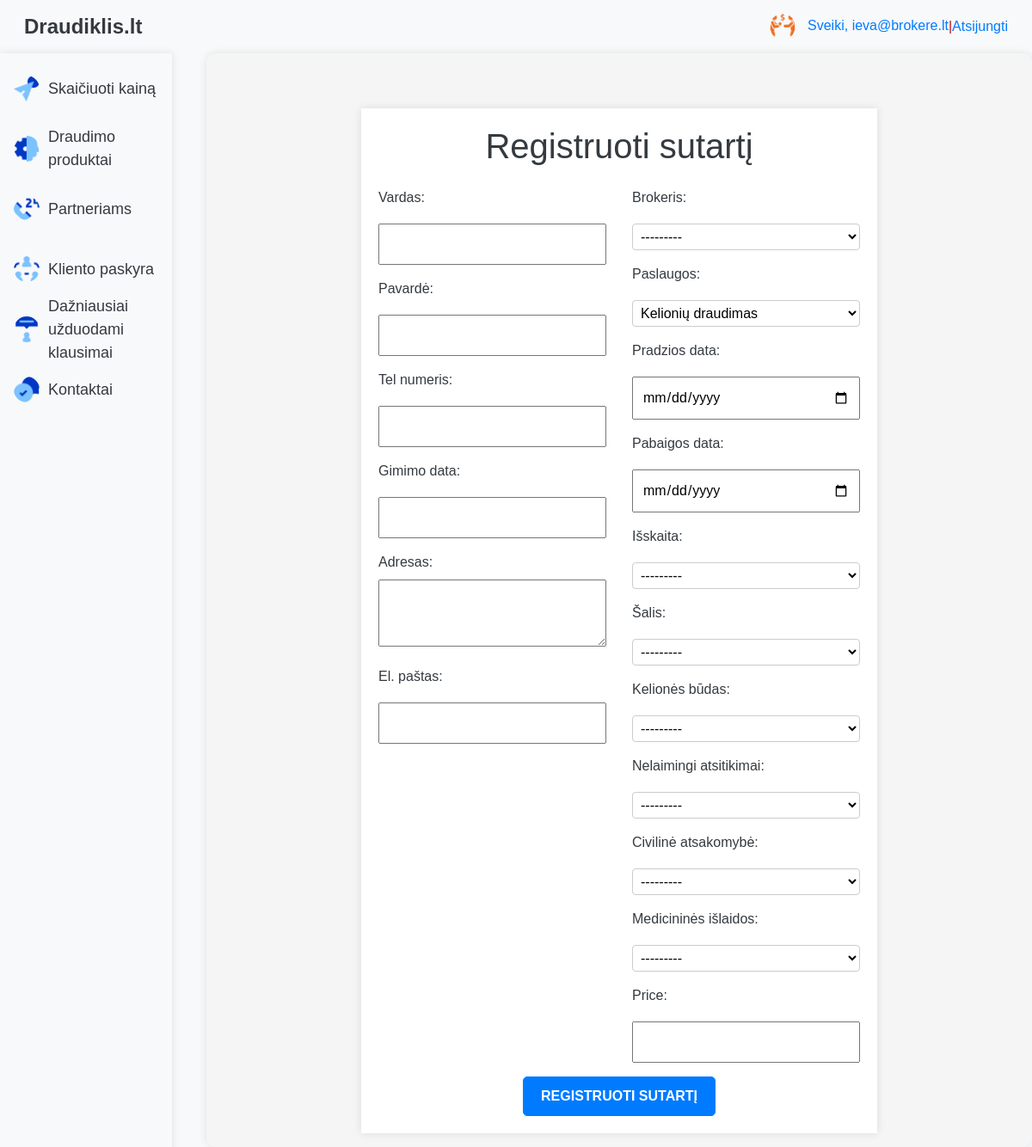
Before: /app/register_policy/ (signed in) with the older database file.
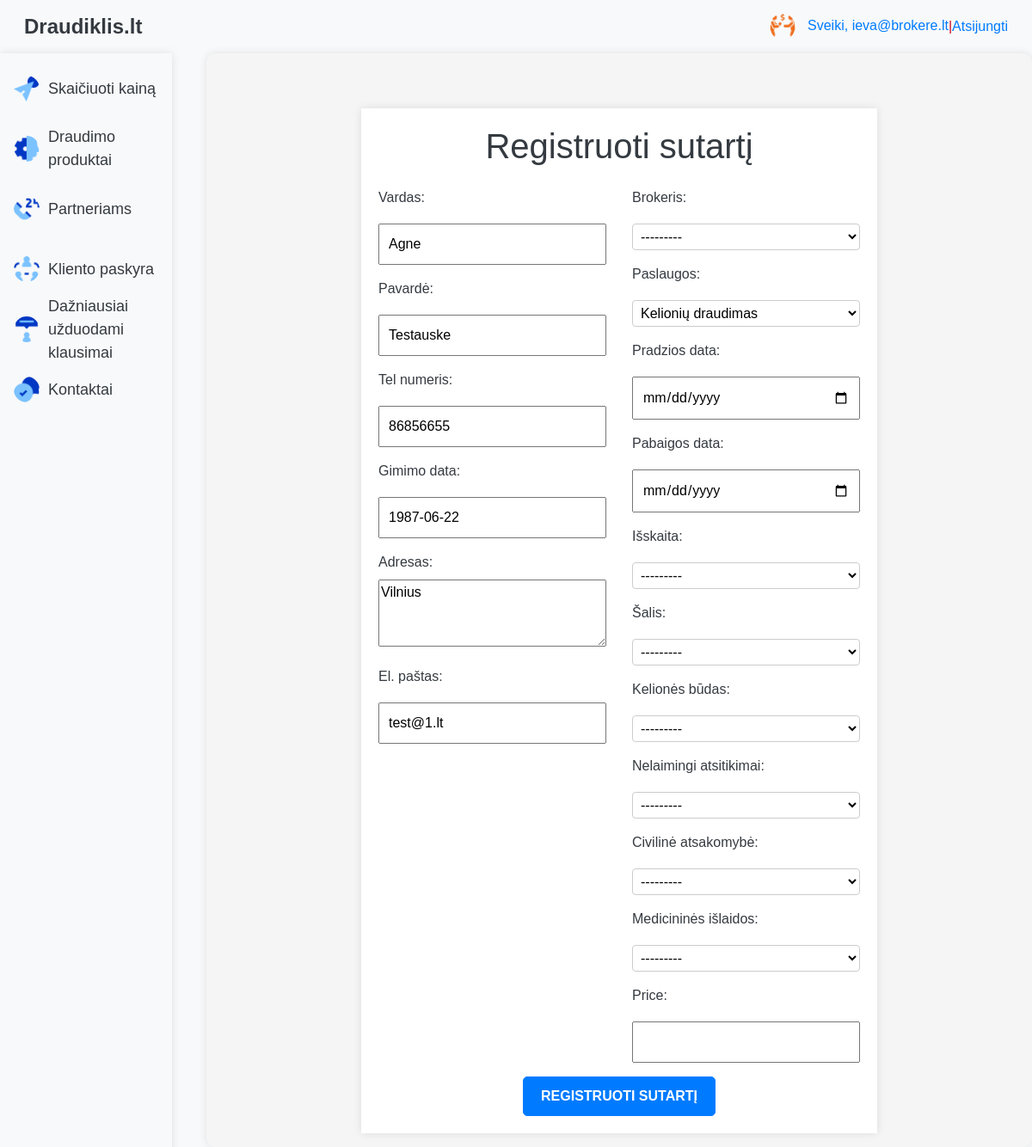
After: the same page with the newer database file.
### app/models.py (models this page shows, shortened)
class Klientai(models.Model):
    user = models.OneToOneField(User, on_delete=models.CASCADE)
    vardas = models.CharField(max_length=100)
    pavarde = models.CharField(max_length=100)
    tel_numeris = models.CharField(max_length=15)
    gimimo_data = models.DateField(null=True)
    adresas = models.TextField()
    el_pastas = models.EmailField()

### app/views.py (the view, shortened to what this page needs)
# urls.py: path('register_policy/', views.register_policy, name='register_policy'),
@login_required
def register_policy(request):
    klientai = get_object_or_404(Klientai, user=request.user)
    if request.method == 'POST':
        klientai_form = KlientaiForm(request.POST, instance=klientai)
        polisai_form = PolisaiForm(request.POST)
        if klientai_form.is_valid():
            klientai_form.save()
            policy = polisai_form.save(commit=False)
            policy.klientai = klientai
            country = policy.country
            travel_mode = policy.travel_mode
            trip_duration = (policy.pabaigos_data - policy.pradzios_data).days
            paslaugos_kaina = policy.paslaugos.kaina
            base_cost = paslaugos_kaina * trip_duration
            cover1_cost = base_cost * policy.cover1.na_kof if policy.cover1 else 0
            cover2_cost = base_cost * policy.cover2.civ_kof if policy.cover2 else 0
            cover3_cost = base_cost * policy.cover3.med_kof if policy.cover3 else 0
            iskaita_cost = policy.iskaita.sum
            total_cost = base_cost + cover1_cost + cover2_cost + cover3_cost - iskaita_cost
            policy.price = total_cost
            polisai_form.data = polisai_form.data.copy()
            polisai_form.data['price'] = total_cost
            if polisai_form.is_valid():
                policy.save()
                messages.success(request, 'Policy registered successfully.')
                return redirect('policy_success')
            else:
                print("Polisai Form errors:", polisai_form.errors)
        else:
            print("Klientai Form errors:", klientai_form.errors)
    else:
        klientai_form = KlientaiForm(instance=klientai)
        policy_data = request.session.get('policy_data', {})
        if policy_data:
            polisai_form = PolisaiForm(initial=policy_data)
        else:
            polisai_form = PolisaiForm()
    return render(request, 'register_policy.html', {'klientai_form': klientai_form, 'polisai_form': polisai_form})

### app/forms.py
class KlientaiForm(forms.ModelForm):
    class Meta:
        model = Klientai
        fields = ['vardas', 'pavarde', 'tel_numeris', 'gimimo_data', 'adresas', 'el_pastas']
        labels = {
            'vardas': 'Vardas',
            'pavarde': 'Pavardė',
            'tel_numeris': 'Tel numeris',
            'gimimo_data': 'Gimimo data',
            'adresas': 'Adresas',
            'el_pastas': 'El. paštas',
        }
        widgets = {
            'adresas': forms.Textarea(attrs={'rows': 3, 'cols': 40}),
        }

### app/models.py (called while the page is built)
    def __str__(self):
        return f"{self.vardas} {self.pavarde} - {self.imones_pavadinimas}"

    def __str__(self):
        return self.pavadinimas

    def __str__(self):
        return f"Nelaimingi atsitikimai (Suma: {self.na_sum})"

    def __str__(self):
        return f"Civilinė atsakomybė (Suma: {self.civ_sum})"

    def __str__(self):
        return f"Medicininės išlaidos (Suma: {self.med_sum})"

    def __str__(self):
        return f"Keliausite su {self.type}"

    def __str__(self):
        return f"Išskaitos dydis {self.sum}"

    def __str__(self):
        return f"kelionės šalis {self.name}"

### app/templates/register_policy.html (shortened to what this page needs)
{% extends "base.html" %}
{% block content %}
<div class="container mt-5">
    <h1 class="text-center mb-4">Registruoti sutartį</h1>
    <form method="post" class="row g-3">
        <div class="col-md-6">
            <div class="form-group mb-3">
                {{ klientai_form.vardas.label_tag }}
                {{ klientai_form.vardas }}
            </div>
            <div class="form-group mb-3">
                {{ klientai_form.pavarde.label_tag }}
                {{ klientai_form.pavarde }}
            </div>
            <div class="form-group mb-3">
                {{ klientai_form.tel_numeris.label_tag }}
                {{ klientai_form.tel_numeris }}
            </div>
            <div class="form-group mb-3">
                {{ klientai_form.gimimo_data.label_tag }}
                {{ klientai_form.gimimo_data }}
            </div>
            <div class="form-group mb-3">
                {{ klientai_form.adresas.label_tag }}
                {{ klientai_form.adresas }}
            </div>
            <div class="form-group mb-3">
                {{ klientai_form.el_pastas.label_tag }}
                {{ klientai_form.el_pastas }}
            </div>
        </div>
        <div class="col-md-6">
            <div class="form-group mb-3">
                {{ polisai_form.brokeriai.label_tag }}
                {{ polisai_form.brokeriai }}
            </div>
            <div class="form-group mb-3">
                {{ polisai_form.paslaugos.label_tag }}
                {{ polisai_form.paslaugos }}
            </div>
            <div class="form-group mb-3">
                {{ polisai_form.pradzios_data.label_tag }}
                {{ polisai_form.pradzios_data }}
            </div>
            <div class="form-group mb-3">
                {{ polisai_form.pabaigos_data.label_tag }}
                {{ polisai_form.pabaigos_data }}
            </div>
            <div class="form-group mb-3">
                {{ polisai_form.iskaita.label_tag }}
                {{ polisai_form.iskaita }}
            </div>
            <div class="form-group mb-3">
                {{ polisai_form.country.label_tag }}
                {{ polisai_form.country }}
            </div>
            <div class="form-group mb-3">
                {{ polisai_form.travel_mode.label_tag }}
                {{ polisai_form.travel_mode }}
            </div>
            <div class="form-group mb-3">
                {{ polisai_form.cover1.label_tag }}
                {{ polisai_form.cover1 }}
            </div>
            <div class="form-group mb-3">
                {{ polisai_form.cover2.label_tag }}
                {{ polisai_form.cover2 }}
            </div>
            <div class="form-group mb-3">
                {{ polisai_form.cover3.label_tag }}
                {{ polisai_form.cover3 }}
            </div>
            <div class="form-group mb-3">
                {{ polisai_form.price.label_tag }}
                {{ polisai_form.price }}
            </div>
        </div>
        <div class="col-12 text-center">
            <button type="submit" class="btn btn-primary">Registruoti sutartį</button>
        </div>
    </form>
</div>
{% endblock %}

Changed rows visible on the page:
changed Klientai: vardas (not shown) → "Agne"; pavarde (not shown) → "Testauske"; tel_numeris (not shown) → "86856655"; gimimo_data (not shown) → "1987-06-22"; adresas (not shown) → "Vilnius"; el_pastas (not shown) → "test@1.lt"
